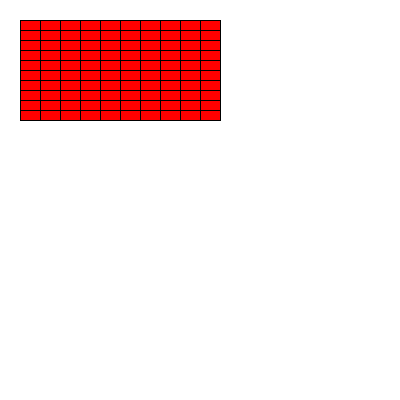
Frame 1 (no input)
Frame 60 (the mouse pressed at the canvas centre just before this capture): identical to frame 1, image omitted
Frame 120 (the mouse held since frame 60 and released just before this capture): identical to frame 1, image omitted

The Processing sketch that drew this single still picture (run headless with seeded random() and noise(); from frame 60 on, the mouse is pressed at the canvas centre):

// Processing sketch: h09_opdracht9_7
// ── h09_opdracht9_7.pde

void setup(){
  size(400,400);
}

void draw(){
  background(255,255,255);
  
  int xWaarde = 20;
  int yWaarde = 20;
  
  fill(255,0,0);
  for(int i = 0; i < 10; i++){
    for(int j = 0; j < 10; j++){
      rect(xWaarde,yWaarde,20,10);
      yWaarde += 10;
    }
    yWaarde = 20;
    xWaarde += 20;
  }
}
